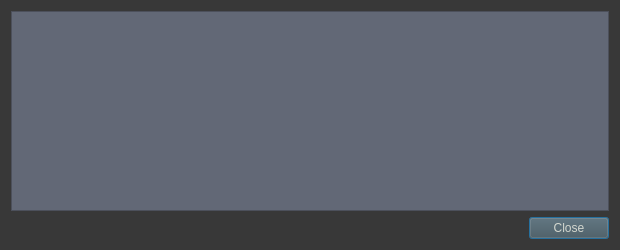
<?xml version="1.0" encoding="UTF-8"?>
<ui version="4.0">
 <class>TransactionDescDialog</class>
 <widget class="QDialog" name="TransactionDescDialog">
  <property name="geometry">
   <rect>
    <x>0</x>
    <y>0</y>
    <width>620</width>
    <height>250</height>
   </rect>
  </property>
  <property name="windowTitle">
   <string notr="true">Transaction details</string>
  </property>
  <property name="styleSheet">
   <string notr="true">background-color:rgb(56, 56, 56)</string>
  </property>
  <layout class="QVBoxLayout" name="verticalLayout">
   <item>
    <widget class="QTextEdit" name="detailText">
     <property name="toolTip">
      <string>This pane shows a detailed description of the transaction</string>
     </property>
     <property name="styleSheet">
      <string notr="true">background-color:rgb(98, 104, 118);
color:rgb(211, 215, 207);
font: &quot;Uroob&quot;;</string>
     </property>
     <property name="readOnly">
      <bool>true</bool>
     </property>
    </widget>
   </item>
   <item>
    <widget class="QDialogButtonBox" name="buttonBox">
     <property name="styleSheet">
      <string notr="true">background-color:rgb(70, 81, 86);
color:rgb(211, 215, 207);
font: 75 12pt &quot;Uroob&quot;;</string>
     </property>
     <property name="orientation">
      <enum>Qt::Horizontal</enum>
     </property>
     <property name="standardButtons">
      <set>QDialogButtonBox::Close</set>
     </property>
    </widget>
   </item>
  </layout>
 </widget>
 <resources/>
 <connections>
  <connection>
   <sender>buttonBox</sender>
   <signal>accepted()</signal>
   <receiver>TransactionDescDialog</receiver>
   <slot>accept()</slot>
   <hints>
    <hint type="sourcelabel">
     <x>20</x>
     <y>20</y>
    </hint>
    <hint type="destinationlabel">
     <x>20</x>
     <y>20</y>
    </hint>
   </hints>
  </connection>
  <connection>
   <sender>buttonBox</sender>
   <signal>rejected()</signal>
   <receiver>TransactionDescDialog</receiver>
   <slot>reject()</slot>
   <hints>
    <hint type="sourcelabel">
     <x>20</x>
     <y>20</y>
    </hint>
    <hint type="destinationlabel">
     <x>20</x>
     <y>20</y>
    </hint>
   </hints>
  </connection>
 </connections>
</ui>
